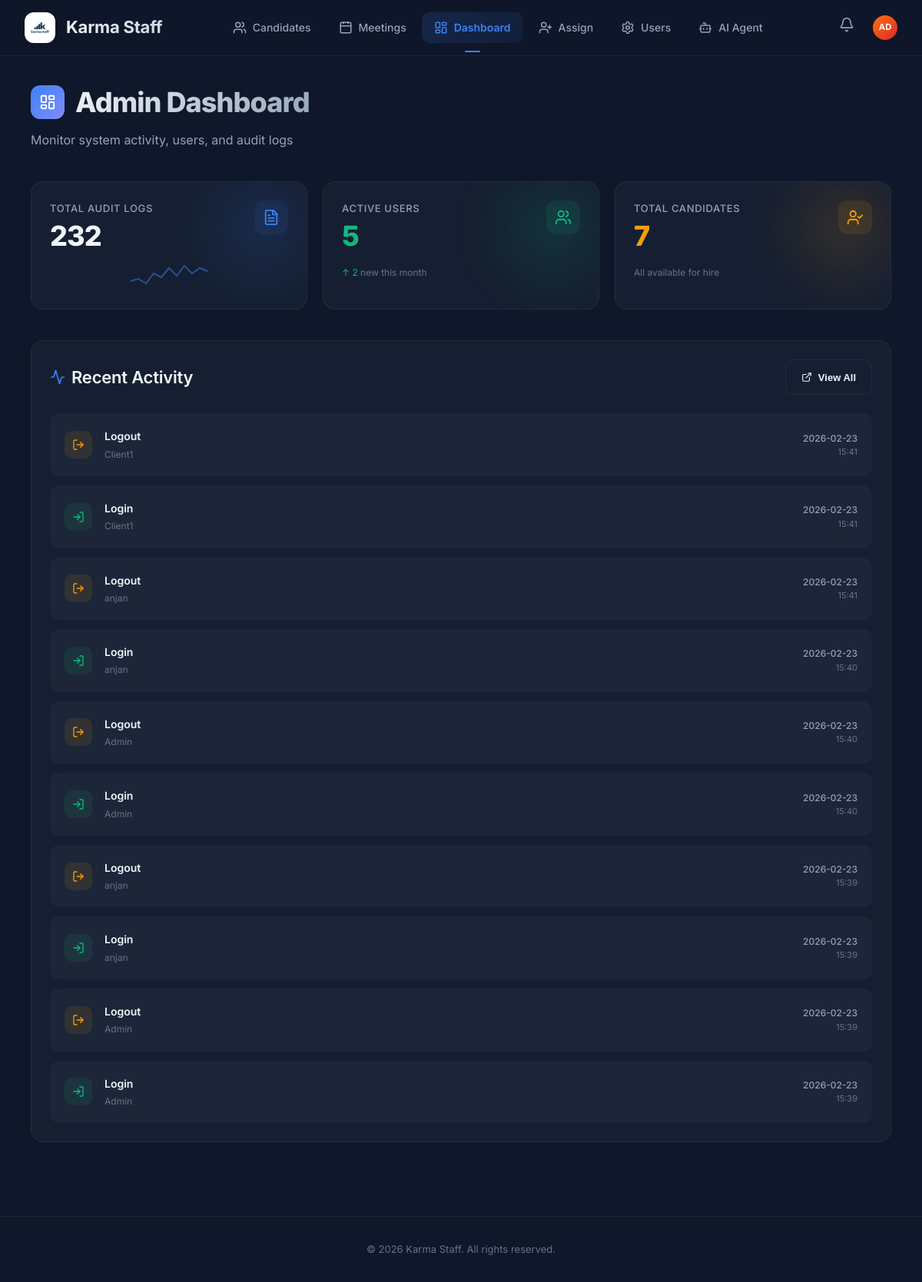
Screenshot of /admin-dashboard (signed in) with the database file from the repository.
### tables this page shows
CREATE TABLE users (
        id INTEGER PRIMARY KEY AUTOINCREMENT,
        username TEXT UNIQUE NOT NULL,
        email TEXT UNIQUE,
        password TEXT NOT NULL,
        role TEXT NOT NULL,
        avatar_url TEXT,
        has_seen_welcome INTEGER DEFAULT 0
    , full_name TEXT, department TEXT, job_title TEXT);

CREATE TABLE audit_logs (
        id INTEGER PRIMARY KEY AUTOINCREMENT,
        user_id INTEGER,
        action TEXT NOT NULL,
        resource_id INTEGER,
        timestamp DATETIME DEFAULT CURRENT_TIMESTAMP,
        ip_address TEXT,
        FOREIGN KEY (user_id) REFERENCES users (id)
    );

### backend/app.py (the view)
@app.route('/admin-dashboard')
@require_role('admin', 'cs')
def admin_dashboard():
    user = get_current_user()
    conn = get_db_connection()
    logs = conn.execute('''
        SELECT al.*, u.username, c.name as candidate_name
        FROM audit_logs al
        LEFT JOIN users u ON al.user_id = u.id
        LEFT JOIN candidates c ON al.resource_id = c.id
        ORDER BY al.timestamp DESC
        LIMIT 10
    ''').fetchall()
    total_logs = conn.execute("SELECT COUNT(*) FROM audit_logs").fetchone()[0]
    conn.close()
    return render_template('dashboard.html', user=user, logs=logs, total_logs=total_logs)

### backend/app.py (called while the page is built)
def get_current_user():
    user_id = session.get('user_id')
    if not user_id:
        return None
    conn = get_db_connection()
    user = conn.execute("SELECT * FROM users WHERE id = ?", (user_id,)).fetchone()
    conn.close()
    return user

def require_role(*roles):
    def decorator(f):
        @wraps(f)
        def decorated_function(*args, **kwargs):
            user = get_current_user()
            if not user:
                return redirect(url_for('login'))
            if user['role'] not in roles:
                abort(403)
            return f(*args, **kwargs)
        return decorated_function
    return decorator

### backend/database.py (called while the page is built)
def get_db_connection():
    conn = sqlite3.connect(DB_PATH)
    conn.row_factory = sqlite3.Row
    return conn

### frontend/templates/dashboard.html (shortened to what this page needs)
{% extends "base.html" %}
{% block content %}
<div class="page-header">
    <div style="display: flex; align-items: center; gap: 0.875rem; margin-bottom: 0.5rem;">
        <div
            style="width: 44px; height: 44px; background: linear-gradient(135deg, var(--accent), #818cf8); border-radius: 12px; display: flex; align-items: center; justify-content: center;">
            <i data-lucide="layout-dashboard" style="width: 22px; height: 22px; color: white;"></i>
        </div>
        <h1 style="margin: 0;">Admin Dashboard</h1>
    </div>
    <p>Monitor system activity, users, and audit logs</p>
</div>
<div style="display: grid; grid-template-columns: repeat(auto-fit, minmax(240px, 1fr)); gap: 1.25rem; margin-bottom: 2.5rem;"
    class="animate-in delay-1">
    <div class="card stat-card accent">
        <div style="display: flex; justify-content: space-between; align-items: flex-start;">
            <div>
                <div class="stat-label">Total Audit Logs</div>
                <div class="stat-value">{{ total_logs }}</div>
            </div>
            <div
                style="width: 44px; height: 44px; background: var(--accent-subtle); border-radius: 12px; display: flex; align-items: center; justify-content: center;">
                <i data-lucide="file-text" style="width: 22px; color: var(--accent);"></i>
            </div>
        </div>
        <div style="margin-top: 0.75rem;">
            <svg viewBox="0 0 100 30"
                style="width: 100%; height: 30px; fill: none; stroke: var(--accent); stroke-width: 2; opacity: 0.5;">
                <path d="M0 25 L10 22 L20 28 L30 15 L40 20 L50 8 L60 18 L70 5 L80 15 L90 8 L100 12" />
            </svg>
        </div>
    </div>
    <div class="card stat-card success">
        <div style="display: flex; justify-content: space-between; align-items: flex-start;">
            <div>
                <div class="stat-label">Active Users</div>
                <div class="stat-value" style="color: var(--success);">5</div>
            </div>
            <div
                style="width: 44px; height: 44px; background: var(--success-subtle); border-radius: 12px; display: flex; align-items: center; justify-content: center;">
                <i data-lucide="users" style="width: 22px; color: var(--success);"></i>
            </div>
        </div>
        <div style="margin-top: 1rem; font-size: 0.75rem; color: var(--text-lighter);">
            <span style="color: var(--success);">↑ 2</span> new this month
        </div>
    </div>
    <div class="card stat-card warning">
        <div style="display: flex; justify-content: space-between; align-items: flex-start;">
            <div>
                <div class="stat-label">Total Candidates</div>
                <div class="stat-value" style="color: var(--warning);">7</div>
            </div>
            <div
                style="width: 44px; height: 44px; background: var(--warning-subtle); border-radius: 12px; display: flex; align-items: center; justify-content: center;">
                <i data-lucide="user-check" style="width: 22px; color: var(--warning);"></i>
            </div>
        </div>
        <div style="margin-top: 1rem; font-size: 0.75rem; color: var(--text-lighter);">
            All available for hire
        </div>
    </div>
</div>
<div class="card animate-in delay-2">
    <div style="display: flex; justify-content: space-between; align-items: center; margin-bottom: 1.5rem;">
        <h2 style="margin: 0; display: flex; align-items: center; gap: 0.5rem;">
            <i data-lucide="activity" style="width: 20px; color: var(--accent);"></i> Recent Activity
        </h2>
        <button class="btn btn-outline" style="font-size: 0.8125rem;">
            <i data-lucide="external-link" style="width: 14px;"></i> View All
        </button>
    </div>
    <div style="display: flex; flex-direction: column; gap: 0.75rem;">
        {% for log in logs %}
        <div class="animate-in"
            style="--delay: {{ loop.index * 0.06 }}s; animation-delay: var(--delay); padding: 1.125rem; background: var(--glass); border: 1px solid transparent; border-radius: var(--radius); display: flex; justify-content: space-between; align-items: center; transition: all 0.2s; cursor: default;"
            onmouseover="this.style.borderColor='var(--border)'; this.style.background='var(--glass-strong)'"
            onmouseout="this.style.borderColor='transparent'; this.style.background='var(--glass)'">
            <div style="display: flex; align-items: center; gap: 1rem;">
                {% set action_cat = 'view' if 'VIEW' in log.action else 'login' if 'LOGIN' in log.action else 'logout'
                if 'LOGOUT' in log.action else 'other' %}
                <div class="activity-icon-box" data-category="{{ action_cat }}"
                    style="width: 36px; height: 36px; border-radius: 10px; display: flex; align-items: center; justify-content: center;">
                    <i data-lucide="{{ 'eye' if 'VIEW' in log.action else 'log-in' if 'LOGIN' in log.action else 'log-out' if 'LOGOUT' in log.action else 'zap' }}"
                        style="width: 16px;"></i>
                </div>
                <div>
                    <div style="font-weight: 600; font-size: 0.875rem; margin-bottom: 0.125rem;">
                        {{ log.action | replace('_', ' ') | title }}
                    </div>
                    <div style="font-size: 0.75rem; color: var(--text-lighter);">
                        {{ log.username }}
                    </div>
                </div>
            </div>
            <div style="text-align: right;">
                <div style="font-size: 0.75rem; font-weight: 500; color: var(--text-light);">{{ log.timestamp[:10] }}
                </div>
                <div style="font-size: 0.6875rem; color: var(--text-lighter);">{{ log.timestamp[11:16] }}</div>
            </div>
        </div>
        {% endfor %}
    </div>
</div>
{% endblock %}

### frontend/templates/base.html (shortened to what this page needs)
<!DOCTYPE html>
<html lang="en">
<head>
    <link rel="stylesheet" href="{{ url_for('static', filename='style.css') }}">
</head>
<body>
    {% if user %}
    <header class="header">
        <div class="logo-section">
            <a href="{{ url_for('candidates') }}"
                style="display: flex; align-items: center; gap: 0.875rem; text-decoration: none;">
                <div
                    style="width: 40px; height: 40px; background: white; border-radius: 12px; display: flex; align-items: center; justify-content: center; overflow: hidden; padding: 6px; box-shadow: 0 2px 10px rgba(0, 0, 0, 0.1);">
                    <img src="{{ url_for('static', filename='images/logo.png') }}" alt="Karma Staff Logo"
                        style="width: 100%; height: 100%; object-fit: contain;">
                </div>
                <span style="font-size: 1.375rem; font-weight: 700; color: white; letter-spacing: -0.01em;">Karma
                    Staff</span>
            </a>
        </div>
        <nav class="nav-links" id="navLinks">
            <a href="{{ url_for('candidates') }}" class="nav-item {{ 'active' if request.endpoint == 'candidates' }}">
                <i data-lucide="users" style="width: 18px;"></i> Candidates
            </a>
            <a href="{{ url_for('meetings') }}" class="nav-item {{ 'active' if request.endpoint == 'meetings' }}">
                <i data-lucide="calendar" style="width: 18px;"></i> Meetings
            </a>
            {% if user.role == 'admin' or user.role == 'cs' %}
            <a href="{{ url_for('admin_dashboard') }}"
                class="nav-item {{ 'active' if request.endpoint == 'admin_dashboard' }}">
                <i data-lucide="layout-dashboard" style="width: 18px;"></i> Dashboard
            </a>
            <a href="{{ url_for('assign_candidates') }}"
                class="nav-item {{ 'active' if request.endpoint == 'assign_candidates' }}">
                <i data-lucide="user-plus" style="width: 18px;"></i> Assign
            </a>
            <a href="{{ url_for('user_management') }}"
                class="nav-item {{ 'active' if request.endpoint == 'user_management' }}">
                <i data-lucide="settings" style="width: 18px;"></i> Users
            </a>
            <a href="{{ url_for('ai_agent') }}" class="nav-item {{ 'active' if request.endpoint == 'ai_agent' }}">
                <i data-lucide="bot" style="width: 18px;"></i> AI Agent
            </a>
            {% else %}
            <a href="{{ url_for('ai_agent') }}" class="nav-item {{ 'active' if request.endpoint == 'ai_agent' }}">
                <i data-lucide="sparkles" style="width: 18px;"></i> Recruiter AI
            </a>
            {% endif %}
        </nav>
        <div style="display: flex; align-items: center; gap: 1rem;">
            <div class="dropdown" id="notificationDropdown">
                <div class="notification-bell" onclick="toggleNotifications()">
                    <i data-lucide="bell" style="width: 20px; color: var(--text-light);"></i>
                </div>
            </div>
            <div class="dropdown" id="userDropdown">
                <div onclick="toggleDropdown()" class="avatar avatar-sm avatar-gradient"
                    style="cursor: pointer; font-size: 0.7rem; overflow: hidden; display: flex; align-items: center; justify-content: center;">
                    {% if user.avatar_url %}
                    <img src="{{ user.avatar_url }}" style="width: 100%; height: 100%; object-fit: cover;">
                    {% else %}
                    {{ user.username[:2] | upper }}
                    {% endif %}
                </div>
            </div>
        </div>
    </header>
    {% endif %}
    <main class="main-container">
        {% block content %}{% endblock %}
    </main>
    {% if user %}
    <footer class="footer">
        <p>© 2026 Karma Staff. All rights reserved.</p>
    </footer>
    {% endif %}
</body>
</html>

### frontend/templates/dashboard.html (style rules this page uses)
.activity-icon-box[data-category="login"] { background: var(--success-subtle); color: var(--success); }
.activity-icon-box[data-category="logout"] { background: var(--warning-subtle); color: var(--warning); }

### rows the page displays
users: username "AD"
audit_logs: action "Logout", username "Client1", timestamp "2026-02-23", timestamp "15:41"
audit_logs: action "Login", username "Client1", timestamp "2026-02-23", timestamp "15:41"
audit_logs: action "Logout", username "anjan", timestamp "2026-02-23", timestamp "15:41"
audit_logs: action "Login", username "anjan", timestamp "2026-02-23", timestamp "15:40"
audit_logs: action "Logout", username "Admin", timestamp "2026-02-23", timestamp "15:40"
audit_logs: action "Login", username "Admin", timestamp "2026-02-23", timestamp "15:40"
audit_logs: action "Logout", username "anjan", timestamp "2026-02-23", timestamp "15:39"
audit_logs: action "Login", username "anjan", timestamp "2026-02-23", timestamp "15:39"
audit_logs: action "Logout", username "Admin", timestamp "2026-02-23", timestamp "15:39"
audit_logs: action "Login", username "Admin", timestamp "2026-02-23", timestamp "15:39"

### other values shown
{{ total_logs }} "232"
